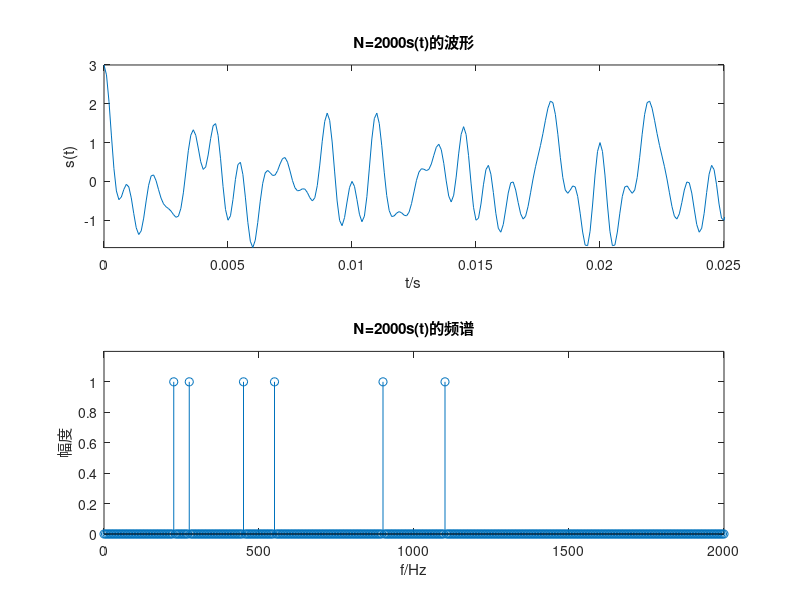

The MATLAB source for this figure:
function st=mstg
%产生信号序列向量st,并显示st的时域波形和频谱
%st=mstg; 返回三路调幅信号相加形成的混合信号，长度N=1600
N=2000;Fs=10000;T=1/Fs;Tp=N*T; % N为信号st的长度。采样频率Fs=10kHz，Tp为采样时间
t=0:T:(N-1)*T;k=0:N-1;f=k/Tp;
fc1=Fs/10;fm1=fc1/10;%第1路调幅信号的载波频率fc1=1000Hz,调制信号频率fm1=100Hz
fc2=Fs/20;fm2=fc2/10;%第2路调幅信号的载波频率fc2=500Hz,调制信号频率fm2=50Hz
fc3=Fs/40;fm3=fc3/10;%第3路调幅信号的载波频率fc3=250Hz,调制信号频率fm3=25Hz                  
xt1=cos(2*pi*fm1*t).*cos(2*pi*fc1*t); %产生第1路调幅信号
xt2=cos(2*pi*fm2*t).*cos(2*pi*fc2*t); %产生第2路调幅信号
xt3=cos(2*pi*fm3*t).*cos(2*pi*fc3*t); %产生第3路调幅信号
st=xt1+xt2+xt3;         %三路调幅信号相加
fxt=fft(st,N);          %计算信号st的频谱
subplot(2,1,1);plot(t,st);xlabel('t/s');ylabel('s(t)');
title(['N=',num2str(N),'s(t)的波形']);axis([0,Tp/8,min(st),max(st)]);
subplot(2,1,2);stem(f,abs(fxt)/max(abs(fxt)));
title(['N=',num2str(N),'s(t)的频谱']);xlabel('f/Hz');ylabel('幅度');
 axis([0,Fs/5,0,1.2]);
end